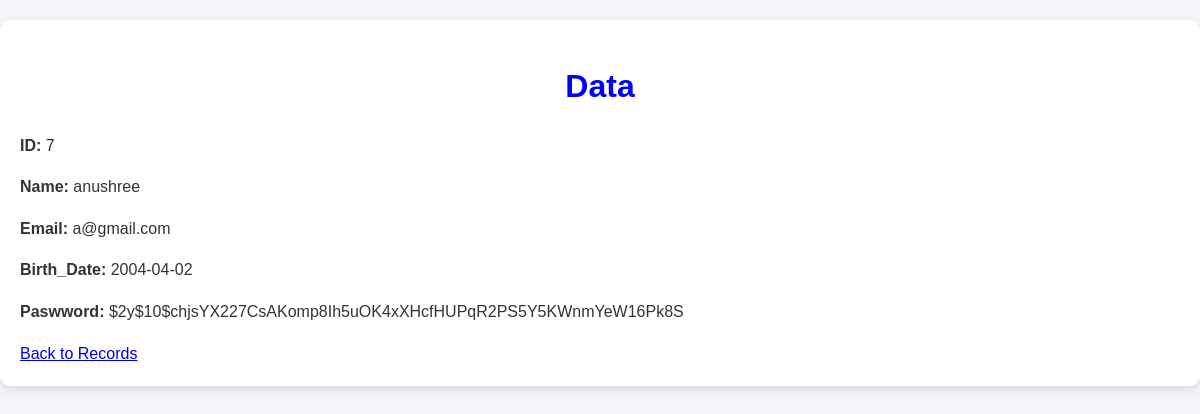
/admin/view.php?ID=7, run on the app's committed database.
### tables this page shows
CREATE TABLE `signin1` (
  `ID` int(11) NOT NULL,
  `Name` varchar(255) NOT NULL,
  `Email` varchar(255) NOT NULL,
  `Birth_Date` date NOT NULL,
  `Password` varchar(255) NOT NULL
);

### admin/view.php (the view, shortened to what this page needs)
<?php
include 'dbconn.php';
$ID = intval($_GET['ID']);
$sql = "SELECT * FROM signin1 WHERE ID = $ID";
$result = $conn->query($sql);
$user = $result->fetch_assoc();
?>
<!DOCTYPE html>
<html lang="en">
<head>
    <link rel="stylesheet" href="styles2.css">
</head>
<body>
    <div class="container">
        <h1 style="color:blue">Data </h1>
        <p><strong>ID:</strong> <?php echo $user['ID']; ?></p>
        <p><strong>Name:</strong> <?php echo $user['Name']; ?></p>
        <p><strong>Email:</strong> <?php echo $user['Email']; ?></p>
        <p><strong>Birth_Date:</strong> <?php echo $user['Birth_Date']; ?></p>
        <p><strong>Paswword:</strong> <?php echo $user['Password']; ?></p>
        <a href="fetch.php">Back to Records</a>
    </div>
</body>
</html>

### admin/styles2.css (style rules this page uses)
body { font-family: Arial, sans-serif; margin: 0; padding: 0; background-color: #f4f4f9; color: #333; line-height: 1.6; }
.container { max-width: 1200px; margin: 20px auto; padding: 20px; background-color: #fff; box-shadow: 0 4px 8px rgba(0, 0, 0, 0.1); border-radius: 10px; }
h1 { text-align: center; color: #444; margin-bottom: 20px; }

### data on the page
signin1: ID "7", Name "anushree", Email "a@gmail.com", Birth_Date "2004-04-02", Password "$2y$10$chjsYX227CsAKomp8Ih5uOK4xXHcfHUPqR2PS5Y5KWnmYeW16Pk8S"
